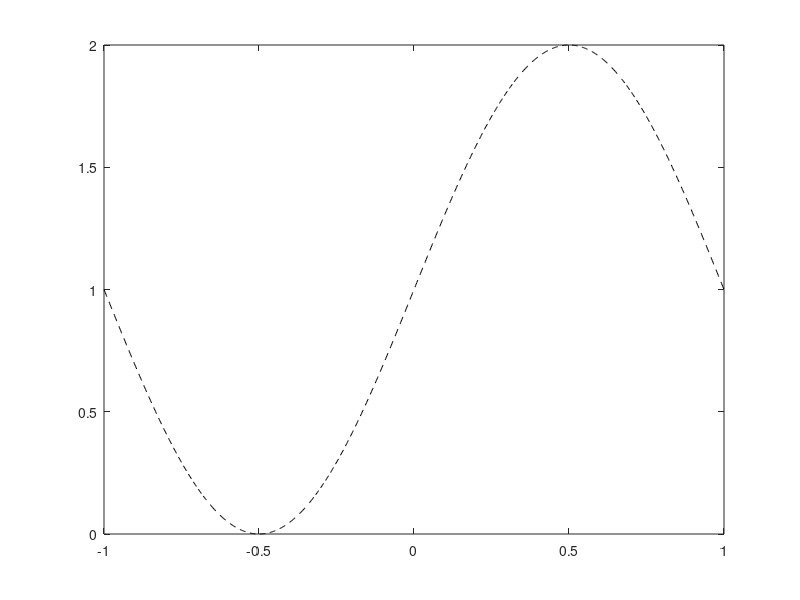

Reproduce this figure in MATLAB. (Note: this script raises an error after producing the figure.)
close all
addpath ../; addpath ../Basis/;
a = -1; b = 1; m=3;
x = linspace(a,b,1000);
func = @(x) x.^2;
func = @(x) sin(pi*x)+1
figure(1)
%plot(x,1-exp(-5*abs(x)),'--k')
plot(x,func(x),'--k')
hold on 
knotVec = [0,0,0,0,1,2,3,4,4,4,4];

maxp = 3;
for p=3:maxp
    %t = [a*ones(1,p),a:1/m:b,b*ones(1,p)]
    knotVec = [a*ones(1,p),a:1/m:0,0*ones(1,p-2),0:1/m:b,b*ones(1,p)];
    %ts = (t(2:end-2) +t(3:end-1))/2;
    %t = findGrevillePoints(knotVec,p);

    %t = 0;
    %for i = 1:p
    %    t = t + knotVec(1+i:end-(p+1-i));
    %end
    %t = t/p;
    t = findGrevillePoints(knotVec,p);
    
    
    N = BsplineBasis(knotVec,p,x);
    
    
    %%%%%%%%%%%%%%%%%%%%
    % Plot
    %%%%%%%%%%%%%%%%%%%%
    %Qf = sqrt(2)*sin(pi*ts/2)*N;
    figure(1)
    Qf= (func(t))*N;
    plot(x,Qf,'r')
    plot(t,func(t),'*-')
    
    figure(2)
    subplot(ceil(sqrt(maxp)),ceil(sqrt(maxp)),p)
    plot(x,func(x)-Qf,'g')
  
   
end

figure(1)
legend('exact','p=1','p=2','p=3','p=4','p=5','p=6')

%plot(x,sin(pi*x/2),'--k', 'linewidth',2)